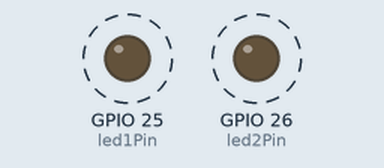
Simulated run of this sketch. Board: ESP32. On the bench: output pins drawn as LEDs (lit = HIGH). Dashed ring = blinking.

Above: at 0.5 s.
Timing chart, 0 to 4.1 s (numbered marks = the images above):
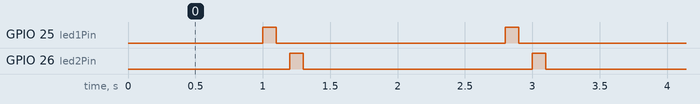

The sketch:

SingleControlRelayTest.ino
```cpp
//
// Brought to Teensy-wells v1.1.0 on Tue Nov 17 2026 by APM
//
// @developers: Adam Micolich
//
// Basic algorithm for testing one specific control relay.
// It will flip the relay to NO, pause, then flip the relay to NC (default).
// Has no interaction with PyNE-wells code, it's purely for hardware test, and should be used with the Teensy in the MuxBox.
//
// GPIO Mapping for Gen6 Box (V2+)
// W-EN1 = 1; W-EN2 = 2; W-A0 = 3; W-A1 = 4; W-A2 = 5; W-A3 = 6; B-EN1 = 7; B-EN2 = 8; B-A0 = 9; B-A1 = 10; B-A2 = 11; B-A3 = 12;
// Bias Bits = 13; Bias Words (def) = 14; Word On = 15; Word Off (def) = 16; Bit On = 17; Bit Off (def) = 18; Gate TIA = 19; Hold TIA (def) = 20;
// Source Ext = 21; Source Int (def) = 22; Drain Ext = 23; Drain Int (def) = 24; Hold Ext = 25; Hold Int (def) = 26; Gate Ext = 27; Gate Int (def) = 28;
// V1-Pos = 29; V1-Neg (def) = 30; V2-Pos = 31; V2-Neg (def) = 32; I1-Hi = 33; I1-Lo (def) = 34; I2-Hi = 35; I2-Lo (def) = 36;
// I1-CSA = 37; I1-TIA (def) = 38; I2-CSA = 39; I2-TIA (def) = 40.

int led1Pin = 25; // Hold Ext
int led2Pin = 26; // Hold Int (def)
int wait1 = 100; // time in milliseconds
int wait2 = 100; // time in milliseconds
int wait3 = 500; //time in milliseconds
int count = 5; // Number of times to switch the relay
int counter = 0;
bool hasRun = false;

void setup() {
  //Serial.begin(9600);
  // initialize the digital pins as outputs
  pinMode(led1Pin,OUTPUT);
  pinMode(led2Pin,OUTPUT);
}

void loop() {
  if (!hasRun)  {

    delay(1000);

    //Serial.println("Relay to NO");
    digitalWriteFast(led1Pin,HIGH);
    delay(wait1);
    digitalWriteFast(led1Pin,LOW);
    delay(wait2);

    //Serial.println("Relay to NC");
    digitalWriteFast(led2Pin,HIGH);
    delay(wait1);
    digitalWriteFast(led2Pin,LOW);
    delay(wait3);

    counter++;

    if (counter >= count){
      hasRun = true;
    }
  }
}
```

Measured:
- by itself, GPIO 25 (led1Pin), GPIO 26 (led2Pin): alternates HIGH for 0.10 s and LOW for 1.7 s, 10 changes in all, then stays LOW
- by itself, everything shown: repeats every 1.8 s, in 3 steps
